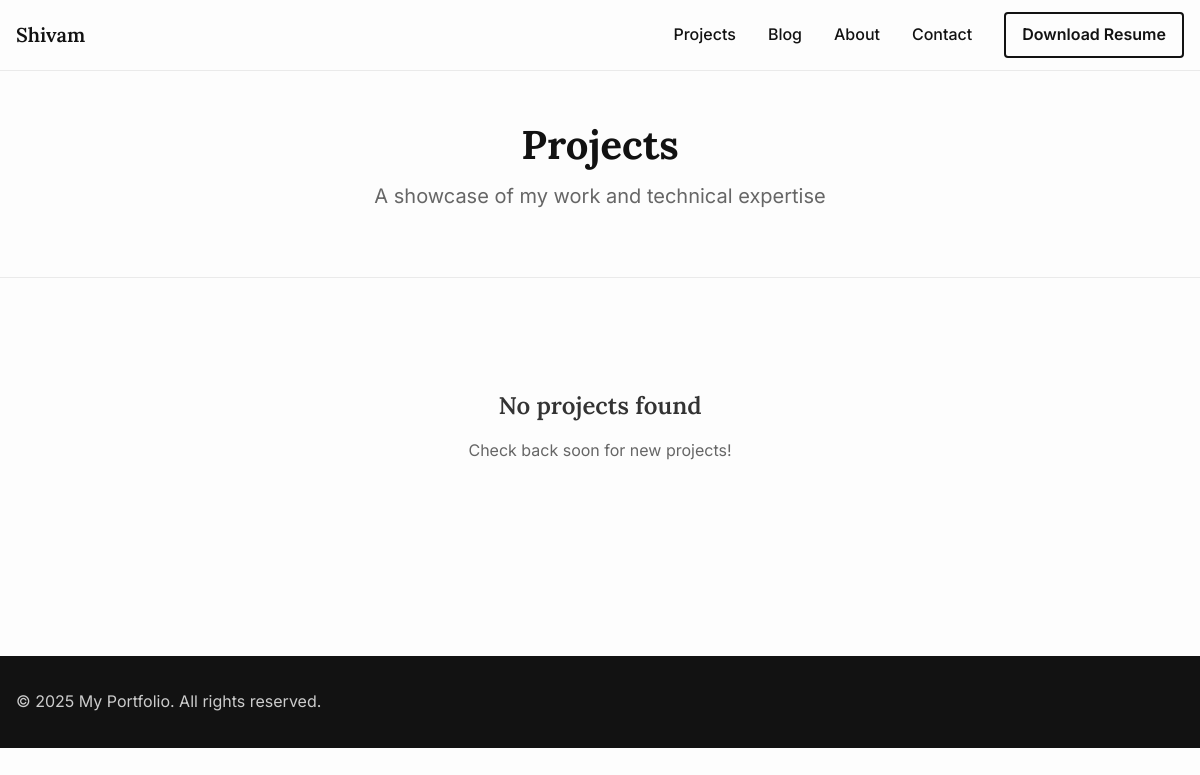
The app's page /projects/, older data.
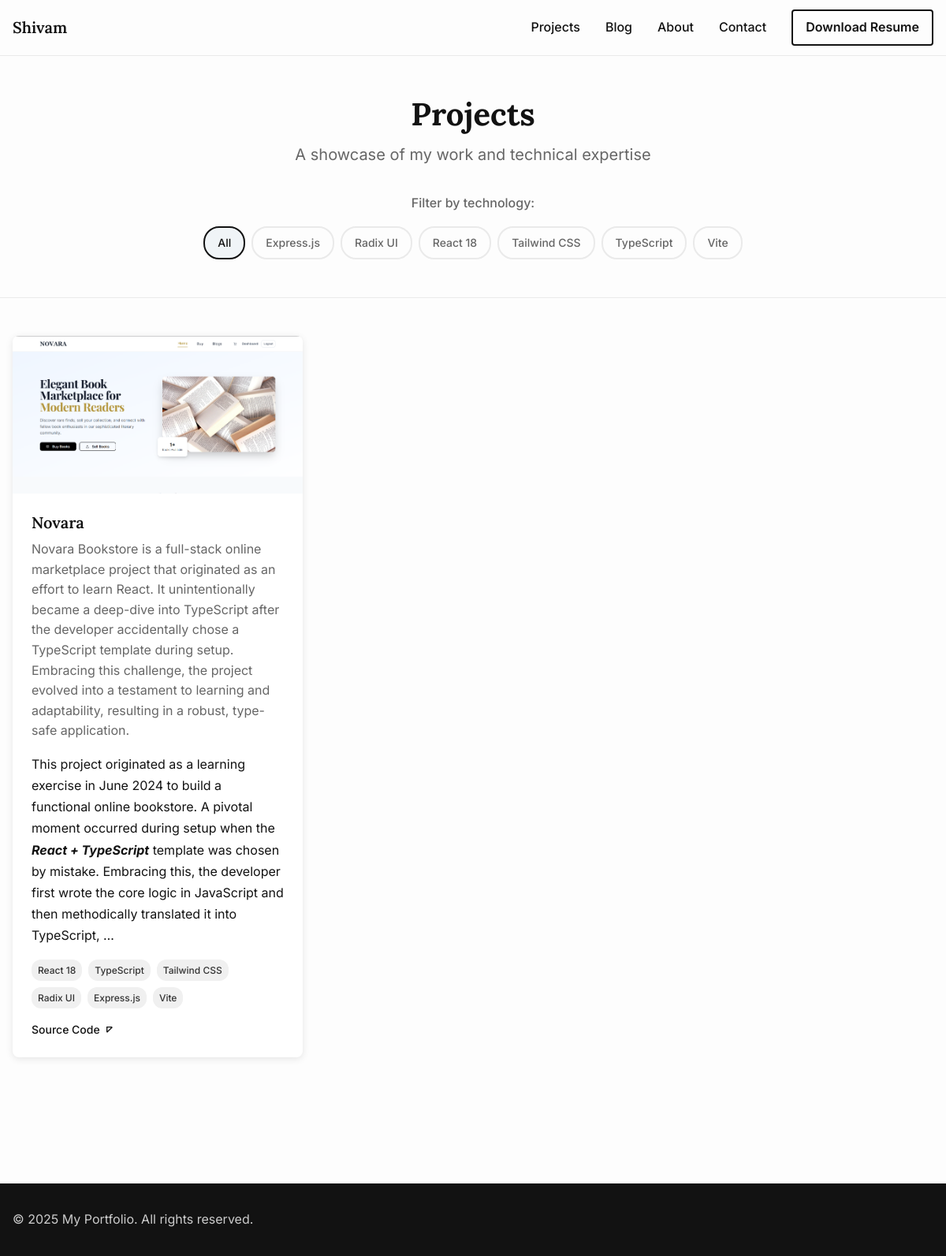
The same page, newer data.
### portfolio/models.py (models this page shows, shortened)
class Project(models.Model):
    title = models.CharField(max_length=200, help_text="Project name")
    description = models.TextField(help_text="Brief description of the project")
    detailed_description = RichTextUploadingField(blank=True,
                                                 help_text="Detailed project description (optional)")
    image = models.ImageField(upload_to='project_images/', blank=True, null=True,
                             help_text="Project screenshot or image")
    live_url = models.URLField(blank=True, help_text="Live demo URL (optional)")
    github_url = models.URLField(blank=True, help_text="GitHub repository URL (optional)")
    tech_stack = models.CharField(max_length=300,
                                 help_text="Technologies used (comma-separated)")
    is_featured = models.BooleanField(default=False,
                                     help_text="Show on homepage featured section")
    is_active = models.BooleanField(default=True,
                                   help_text="Display this project on the website")
    order = models.PositiveIntegerField(default=0,
                                       help_text="Display order (lower numbers first)")
    created_at = models.DateTimeField(auto_now_add=True)
    updated_at = models.DateTimeField(auto_now=True)
    class Meta:
        ordering = ['order', '-created_at']
        verbose_name = "Project"
        verbose_name_plural = "Projects"
    @property
    def tech_stack_list(self):
        return [tech.strip() for tech in self.tech_stack.split(',') if tech.strip()]

### portfolio/views.py (the view)
# urls.py: path('projects/', views.projects, name='projects'),
def projects(request):
    all_projects = Project.objects.filter(is_active=True)
    tech_filter = request.GET.get('tech')
    if tech_filter:
        all_projects = all_projects.filter(tech_stack__icontains=tech_filter)
    all_tech = set()
    for project in Project.objects.filter(is_active=True):
        all_tech.update(project.tech_stack_list)
    all_tech = sorted(list(all_tech))
    context = {
        'site_settings': get_site_settings(),
        'projects': all_projects,
        'all_tech': all_tech,
        'current_tech': tech_filter,
    }
    return render(request, 'portfolio/projects.html', context)

### templates/portfolio/projects.html (shortened to what this page needs)
{% extends 'base.html' %}
{% load static %}
{% block content %}
<section class="page-header">
    <div class="container">
        <h1 class="page-title">Projects</h1>
        <p class="page-subtitle">A showcase of my work and technical expertise</p>
        {% if all_tech %}
        <div class="filter-section">
            <div class="filter-label">Filter by technology:</div>
            <div class="filter-tags">
                <a href="{% url 'projects' %}" class="filter-tag {% if not current_tech %}active{% endif %}">
                    All
                </a>
                {% for tech in all_tech %}
                    <a href="?tech={{ tech }}" class="filter-tag {% if current_tech == tech %}active{% endif %}">
                        {{ tech }}
                    </a>
                {% endfor %}
            </div>
        </div>
        {% endif %}
    </div>
</section>
<section class="projects-content">
    <div class="container">
        {% if projects %}
            <div class="projects-grid">
                {% for project in projects %}
                <article class="project-card">
                    {% if project.image %}
                        <div class="project-image">
                        </div>
                    {% endif %}
                    <div class="project-content">
                        <h3 class="project-title">{{ project.title }}</h3>
                        <p class="project-description">{{ project.description }}</p>
                        {% if project.detailed_description %}
                            <div class="project-details">
                                {{ project.detailed_description|safe|truncatewords_html:50 }}
                            </div>
                        {% endif %}
                        <div class="project-tech">
                            {% for tech in project.tech_stack_list %}
                                <span class="tech-tag">{{ tech }}</span>
                            {% endfor %}
                        </div>
                        <div class="project-links">
                            {% if project.github_url %}
                                <a href="{{ project.github_url }}" target="_blank" rel="noopener noreferrer"
                                   class="project-link">
                                    Source Code
                                    <svg width="16" height="16" viewBox="0 0 24 24" fill="none" stroke="currentColor" stroke-width="2">
                                        <path d="m7 17 10-10M17 7H7v10"/>
                                    </svg>
                                </a>
                            {% endif %}
                        </div>
                    </div>
                </article>
                {% endfor %}
            </div>
        {% else %}
            <div class="empty-state">
                <h3>No projects found</h3>
                <p>{% if current_tech %}No projects found for "{{ current_tech }}". <a href="{% url 'projects' %}">View all projects</a>{% else %}Check back soon for new projects!{% endif %}</p>
            </div>
        {% endif %}
    </div>
</section>
{% endblock %}

Row changes from the older to the newer data that the page shows:
added Project: title "Novara", description "Novara Bookstore is a full-stack online marketplace project that originated as an effort to learn React. It unintentionally became a deep-dive into TypeScript after the developer accidentally chose a TypeScript template during setup. Embracing this challenge, the project evolved into a testament to learning and adaptability, resulting in a robust, type-safe application.", detailed_description "This project originated as a learning exercise in June 2024 to build a functional online bookstore. A pivotal moment occurred during setup when the React + TypeScript template was chosen by mistake. Embracing this, the developer first wrote the core logic in JavaScript and then methodically translated it into TypeScript, …", tech_stack_list "React 18" "TypeScript" "Tailwind CSS" "Radix UI" "Express.js" "Vite"
Text that changed along with them:
text no longer shown: "No projects found Check back soon for new projects!"
text now shown: "Filter by technology: All"
new list line: "Express.js"
new list line: "Radix UI"
new list line: "React 18"
new list line: "Tailwind CSS"
new list line: "TypeScript"
new list line: "Vite"
